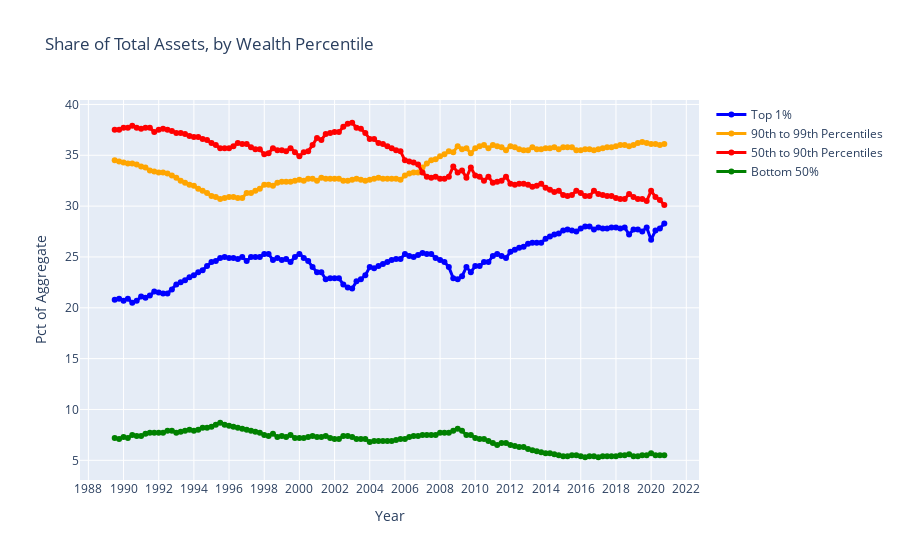

Here is the notebook cell this chart was saved with:
### Code cell
# Share of Total Assets, by Wealth Percentile
line_width = 3
wealth_dict = {
    'Top 1%': ['WFRBST01108', 'blue'],
    '90th to 99th Percentiles': ['WFRBSN09135', 'orange'],
    '50th to 90th Percentiles': ['WFRBSN40162', 'red'],
    'Bottom 50%': ['WFRBSB50189', 'green']
}

# Create a style traces
fig = go.Figure()

for k, v in races_dict.items():
    current_df = fred.get_series_df(wealth_dict[k][0])[['date', 'value']]
    filter_ = (current_df['date'] >= '1989-07-01') & (current_df['date'] <= '2020-10-01')

    fig.add_trace(go.Line(x=current_df[filter_].iloc[:, 0],
                          y=current_df[filter_].iloc[:, 1],
                          mode='lines+markers',
                          name=f'{k}',
                          line=dict(color=wealth_dict[k][1], width=line_width)))

# Edit layout
fig.update_layout(title='Share of Total Assets, by Wealth Percentile',
                  xaxis_title = 'Year',
                  yaxis_title = 'Pct of Aggregate')

fig.update_yaxes(nticks=10)

fig.update_xaxes(nticks=30)

fig.show();
